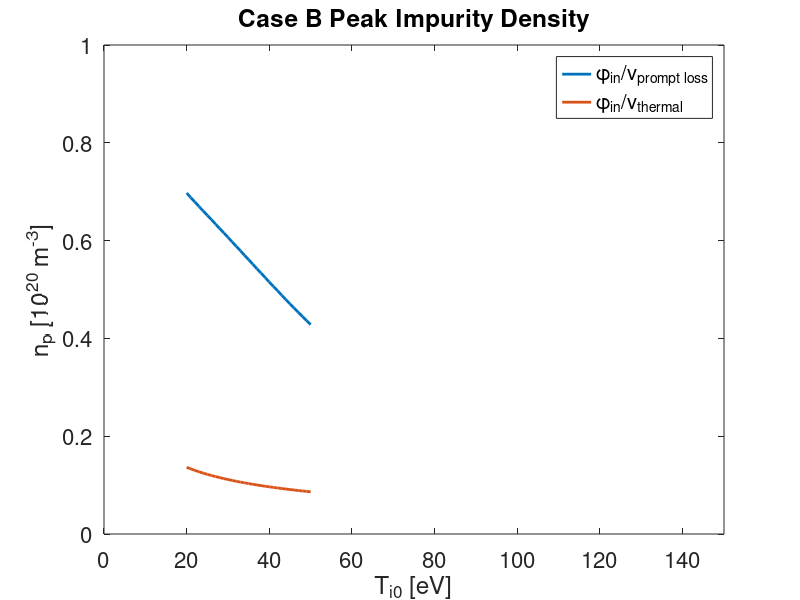
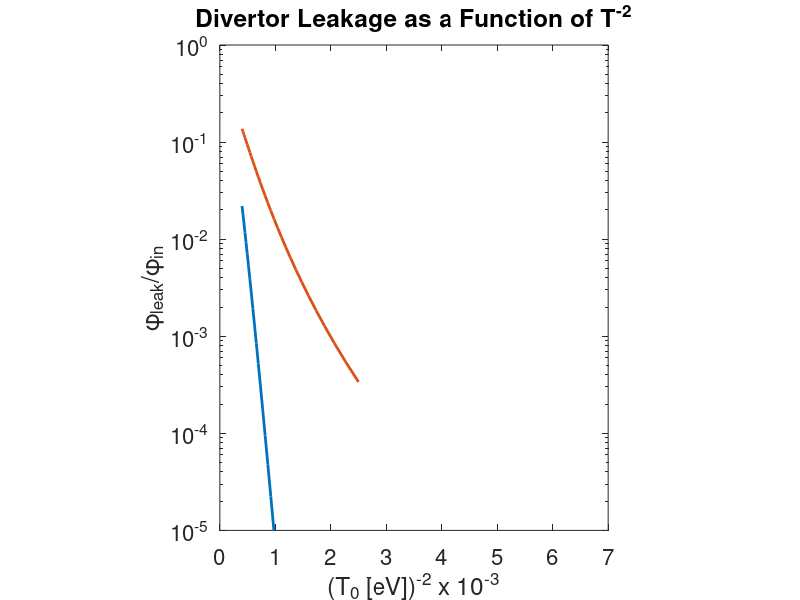

Here is the MATLAB script that generated these plots, in order: (Note: this script raises an error after producing the figures.)

clear all
close all

Ti0=linspace(20,50,31);
m=12;
mz=m;
Z=4;
fcond = 1;
n0=1e19;
Mi=.1;
k0e=2000;
mD=2;
mi=mD;
sinj=5;
sv=10.85;

phi_in = 1.73e23;
vTh = sqrt(Ti0*1.602e-19./m./1.66e-27);
tau_s = m*Ti0.*(Ti0/mD).^0.5./(6.8e4*(1+mD/m)*n0/1e18*(Z^2)*15);
vdiff = vTh.*vTh.*tau_s./sinj;
cs = sqrt((2*1.602e-19*Ti0)/mD/1.66e-27);
vB = -Mi*sqrt((2*1.602e-19*Ti0)/mD/1.66e-27);


mu = mz/(mz+mi);
Beta_i = 3*(mu+5*sqrt(2)*Z^2*(1.1*mu^(5/2) - 0.35*mu^(3/2)) - 1)/(2.6-2*mu + 5.4*mu^2)
s=sinj;
gamma=7;
mz=12;
mD=2
cs0=sqrt(2*Ti0*1.602e-19/mD/1.66e-27);
P=gamma*n0*cs0.*Ti0.*1.602e-19;
a = 7/2*fcond*P/k0e./Ti0.^(7/2);
Ts_s = Ti0.*(1+7/2*fcond*P*s/k0e./Ti0.^(7/2)).^(2/7);
tau_ss = m*Ts_s.*(Ts_s/mD).^0.5./(6.8e4*(1+mD/m)*n0/1e18*(Z^2)*15);
dTids = Ti0.*(2*a./7./(a*s+1).^(5/7));
vTi = 1.602e-19/1.66e-27/m*Beta_i*tau_ss.*dTids;
vpl = vdiff - vB - vTi;
figure(1)
plot(Ti0,phi_in./vpl./1e20,'lineWidth',2)
hold on
plot(Ti0,phi_in./vTh./1e20,'lineWidth',2)
title('Case B Peak Impurity Density')
xlabel('T_{i0} [eV]')
ylabel('n_p [10^{20} m^{-3}]')
axis([0 150 0 1])
set(gca,'fontsize',16)
legend('\phi_{in}/v_{prompt loss}','\phi_{in}/v_{thermal}')
np=phi_in./vpl;




cs0=sqrt(2*Ti0*1.602e-19/mD/1.66e-27);
P=gamma*n0*cs0.*Ti0.*1.602e-19;
k0e=2000;
nS = 10000;
delta_s = (sv-sinj)/nS;
FFf=0*Ti0;
FiGf=0*Ti0;

FFf0 = mz*1.66e-27*(0.1*cs0)./Ti0./1.602e-19./tau_s.*(sv-sinj);
Ts_sv0 =   Ti0.*(1+7/2*fcond*P*sv/k0e./Ti0.^(7/2)).^(2/7);
Ts_sinj0 = Ti0.*(1+7/2*fcond*P*sinj/k0e./Ti0.^(7/2)).^(2/7);
FiGf0 = (Beta_i-1)*log(Ts_sv0./Ts_sinj0);
nz_np0 = exp(-FFf0+FiGf0);
figure(2)
semilogy(1./(Ti0.^2)*1e3,nz_np0.*np.*vTi./1.73e23,'lineWidth',2)
hold on

for i=1:nS
    s = sinj+(i-1)*delta_s;
    Ts_s = Ti0.*(1+7/2*fcond*P*s/k0e./Ti0.^(7/2)).^(2/7);
    tau_ss = m*Ts_s.*(Ts_s/mD).^0.5./(6.8e4*(1+mD/m)*n0/1e18*(Z^2)*15);
    FFf = FFf+ mz*1.66e-27*(Mi*cs0)./Ts_s./1.602e-19./tau_ss.*delta_s;
    FiGf = FiGf + (Beta_i-1)*Ti0.*(2*a./7./(a*s+1).^(5/7))./Ts_s*delta_s;
end


nz_np = exp(-FFf+FiGf0);
figure(2)
semilogy(1./(Ti0.^2)*1e3,nz_np.*np.*vTi./1.73e23,'lineWidth',2)
% semilogy(1./(Ti0.^2)*1e4,exp(-40000./(Ti0.^2)))
axis([0 7 1e-5 1])
nz_np.*np.*vTi./1.73e23;
xlabel('(T_0 [eV])^{-2} x 10^{-3}')
ylabel('\phi_{leak}/\phi_{in}')
title('Divertor Leakage as a Function of T^{-2}')
set(gca,'fontsize',16)
pbaspect([1 1.25 1])
% M = csvread('../SFT-2/sheet 3-Table 1.csv',1,0)
% Tgitr = M(:,1);
% LeakGitr = M(:,6);
caseFleakage
hold on
scatter(1./(TGITR.*TGITR)*1e3,leakage,'k')
caseFleakaget0
scatter(1./(TGITR.*TGITR)*1e3,leakage,'dk')
legend('SFT - No Temp. Variation','SFT - With Temp. Variation', 'GITR - No Temp. Variation','GITR - With Temp. Variation')